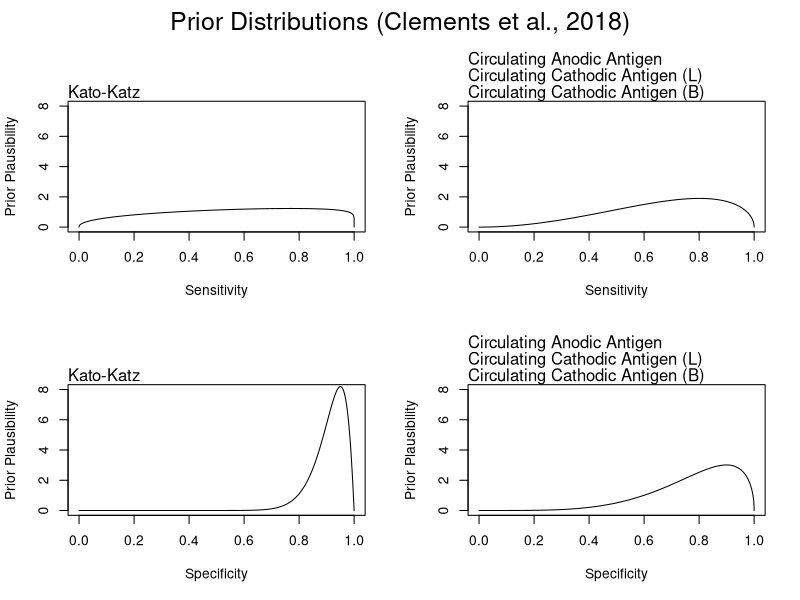
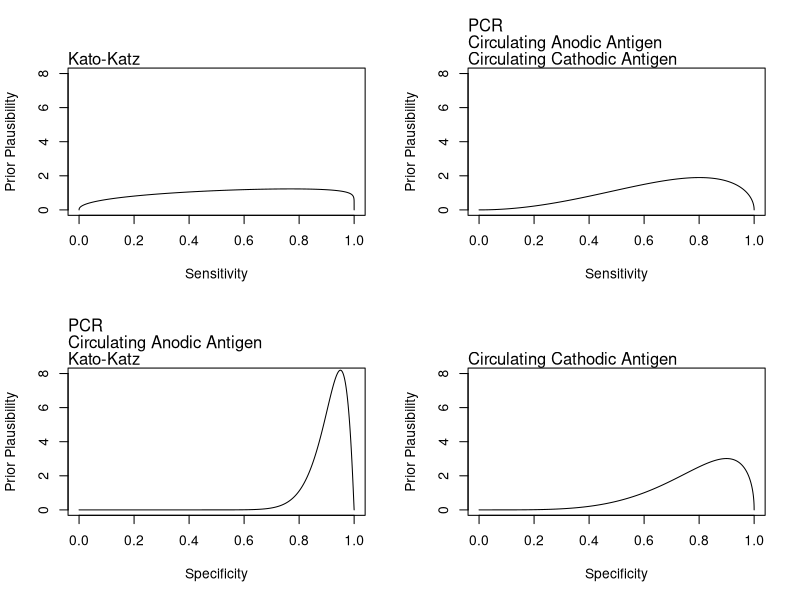

These figures' R source, in order:
# Priors used in Clemens et al.

x <- seq(0,1,by=0.0001)
par(mfrow=c(2,2), oma=c(0, 0, 2, 0))
plot(x, dbeta(x, 1.43, 1.129), type="l", xlab="Sensitivity", ylab="Prior Plausibility", ylim=c(0,8))
mtext("Kato-Katz", 3, adj=0)
plot(x, dbeta(x, 3.05, 1.51), type="l", xlab="Sensitivity", ylab="Prior Plausibility", ylim=c(0,8))
mtext("Circulating Cathodic Antigen (B)", 3, adj=0)
mtext("Circulating Cathodic Antigen (L)", 3, adj=0, line=1)
mtext("Circulating Anodic Antigen", 3, adj=0, line=2)

plot(x, dbeta(x, 21.2, 2.06), type="l", xlab="Specificity", ylab="Prior Plausibility", ylim=c(0,8))
mtext("Kato-Katz", 3, adj=0)
plot(x, dbeta(x, 5.38, 1.49), type="l", xlab="Specificity", ylab="Prior Plausibility", ylim=c(0,8))
mtext("Circulating Cathodic Antigen (B)", 3, adj=0)
mtext("Circulating Cathodic Antigen (L)", 3, adj=0, line=1)
mtext("Circulating Anodic Antigen", 3, adj=0, line=2)
mtext("Prior Distributions (Clements et al., 2018)", side=3, outer=T, cex=1.5)

# Priors used in this study
dev.off()
x <- seq(0,1,by=0.0001)
par(mfrow=c(2,2))
plot(x, dbeta(x, 1.43, 1.129), type="l", xlab="Sensitivity", ylab="Prior Plausibility", ylim=c(0,8))
mtext("Kato-Katz", 3, adj=0)
plot(x, dbeta(x, 3.05, 1.51), type="l", xlab="Sensitivity", ylab="Prior Plausibility", ylim=c(0,8))
mtext("Circulating Cathodic Antigen", 3, adj=0)
mtext("Circulating Anodic Antigen", 3, adj=0, line=1)
mtext("PCR", 3, adj=0, line=2)

plot(x, dbeta(x, 21.2, 2.06), type="l", xlab="Specificity", ylab="Prior Plausibility", ylim=c(0,8))
mtext("Kato-Katz", 3, adj=0)
mtext("Circulating Anodic Antigen", 3, adj=0, line=1)
mtext("PCR", 3, adj=0, line=2)

plot(x, dbeta(x, 5.38, 1.49), type="l", xlab="Specificity", ylab="Prior Plausibility", ylim=c(0,8))
mtext("Circulating Cathodic Antigen", 3, adj=0)
